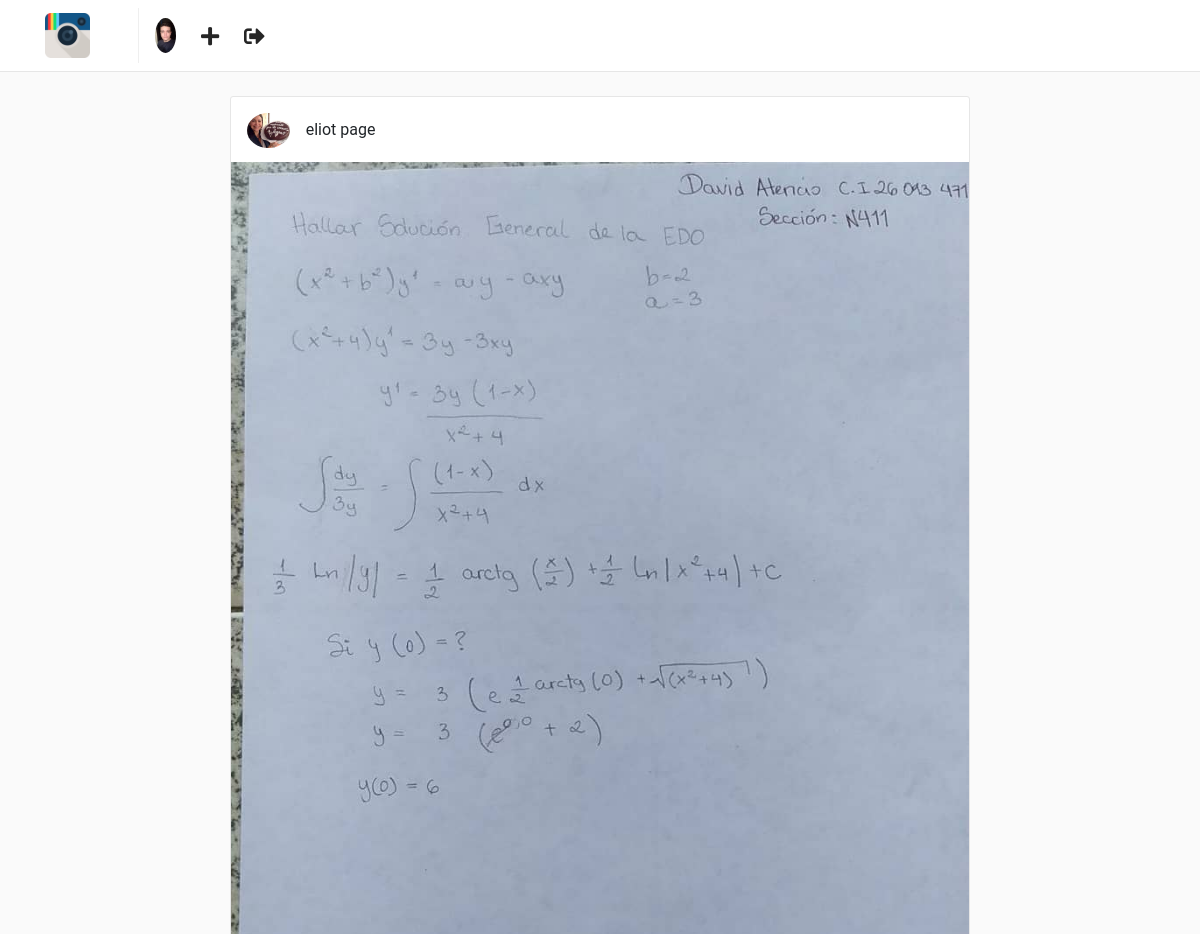
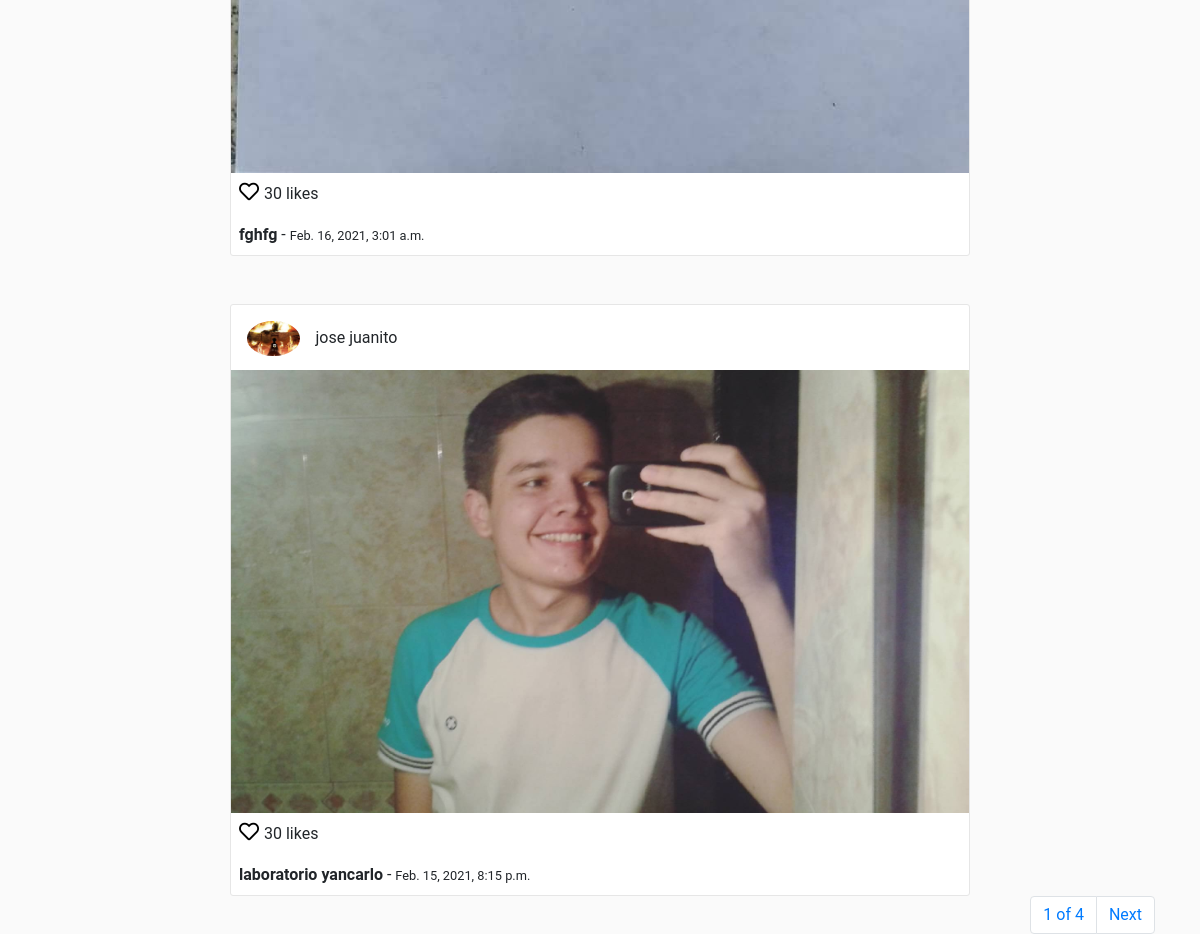
Screenshot of / (signed in) with the database file from the repository (2 pictures, top to bottom).
### users/models.py (models this page shows, shortened)
class Profile(models.Model):
  user = models.OneToOneField(
    User,
    on_delete = models.CASCADE
  )
  website = models.URLField(max_length=200, blank=True)
  biography = models.TextField(blank=True)
  phone_number = models.CharField(max_length=20, blank=True)
  picture = models.ImageField(
    upload_to='users/pictures',
    blank=True,
    null=True
    )
  created = models.DateTimeField(auto_now_add=True)
  modified = models.DateTimeField(auto_now=True)

### posts/models.py (models this page shows, shortened)
class Post(models.Model):
  user = models.ForeignKey(User, on_delete=models.CASCADE)
  profile = models.ForeignKey(Profile, on_delete=models.CASCADE)
  title = models.CharField(max_length=255)
  picture = models.ImageField(upload_to="posts/photos")
  created = models.DateTimeField(auto_now_add = True)
  modified = models.DateTimeField(auto_now=True)

### posts/views.py (the view)
class PostsFeedView(LoginRequiredMixin, ListView):
  template_name = 'posts/feed.html'
  model = Post
  ordering = ('-created',)
  paginate_by = 2
  context_object_name = 'posts'

### templates/posts/feed.html (shortened to what this page needs)
{% extends "base.html" %}
{% block container %}
<div class="container">
  <div class="row">
    {% for post in posts %}
      {% include 'posts/post_card.html' %}
    {% endfor %}
  </div>
</div>
{% include 'pagination.html' %}
{% endblock container%}

### templates/nav.html
{% load static %}
<nav class="navbar navbar-expand-lg fixed-top" id="main-navbar">
  <div class="container">
    <a
      class="navbar-brand pr-5"
      style="border-right: 1px solid #efefef"
      href="{% url 'posts:feed' %}"
    >
      <img src="{% static "img/instagram.png" %}" height="45"
      class="d-inline-block align-top"/>
    </a>
    <div class="collapse navbar-collapse">
      <ul class="navbar-nav mr-auto">
        <li class="nav-item">
          <a href="{% url 'users:user_detail' request.user.username %}">
          {% if request.user.profile.picture %}
          <img
              src="{{request.user.profile.picture.url}}"
              height="35"
              class="d-inline-block align-top rounded-circle"
            />
          {% else %}
          <img
              src="{% static 'img/default-profile.png' %}"
              height="35"
              class="d-inline-block align-top rounded-circle"
            />
          {% endif %}
          </a>
        </li>
        <li class="nav-item nav-icon">
          <a href="{% url 'posts:new_post' %}">
            <i class="fas fa-plus"></i>
          </a>
        </li>
        <li class="nav-item nav-icon">
          <a href="{% url 'users:logout' %}">
            <i class="fas fa-sign-out-alt"></i>
          </a>
        </li>
      </ul>
    </div>
  </div>
</nav>

### templates/posts/post_card.html
<div class="col-sm-12 col-md-8 offset-md-2 mt-5 p-0 post-container">
    <div class="media pt-3 pl-3 pb-1">
        <a href="{% url "users:user_detail" post.user.username %}">
            <img class="mr-3 rounded-circle" height="35" src="{{ post.profile.picture.url }}" alt="{{ post.user.get_full_name }}">
        </a>
        <div class="media-body">
            <p style="margin-top: 5px;">{{ post.user.get_full_name  }}</p>
        </div>
    </div>
    <img style="width: 100%;" src="{{ post.picture.url }}" alt="{{ post.title }}">
    <p class="mt-1 ml-2" >
        <a href="" style="color: #000; font-size: 20px;">
            <i class="far fa-heart"></i>
        </a> 30 likes
    </p>
    <p class="ml-2 mt-0 mb-2">
        <b>{{ post.title }}</b> - <small>{{ post.created }}</small>
    </p>
</div>

### static/css/main.css (style rules this page uses)
html, body { background: #fafafa; height: 100%; width: 100%; font-family: 'Roboto', sans-serif; }
#main-navbar { background: #fff; border-bottom: 1px solid rgba(0,0,0,.0975); }
.post-container { background: #fff; border: 1px solid #e6e6e6; border-radius: 3px; }
.nav-icon a { color: #262626; font-size: 1.3em; display: block; margin-top: .2em; margin-left: 1.2em; font-weight: 100; }

### rows the page displays
Post: profile.picture (picture), user.get_full_name "eliot page", picture (picture), title "fghfg", created "Feb. 16, 2021, 3:01 a.m."
Post: profile.picture (picture), user.get_full_name "jose juanito", picture (picture), title "laboratorio yancarlo", created "Feb. 15, 2021, 8:15 p.m."

### other values shown
{{ page_obj.number }} "1"
{{ page_obj.paginator.num_pages }} "4"
